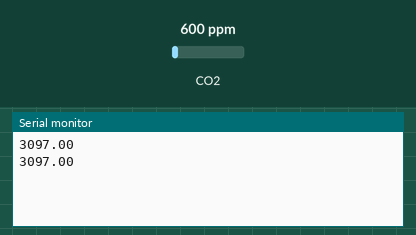
Recording of a sketch running on a simulated Arduino Uno, built with avr-gcc and run on an emulated ATmega328P. Parts: the last lines printed to the serial monitor. The test bench sets the inputs (shaded band); at power-on: CO2 600 ppm.

Above: at 1.8 s.
1.9 s: CO2 set to 452 ppm
At 2.8 s:
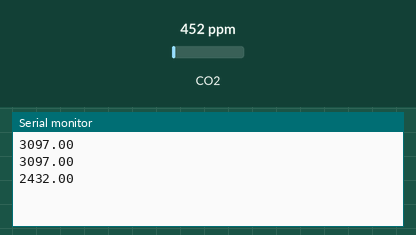
3.4 s: CO2 set to 1050 ppm
At 4.8 s:
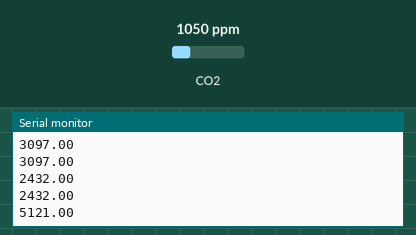
Timing chart, 0 to 6.4 s (numbered marks = the images above; inputs shaded):
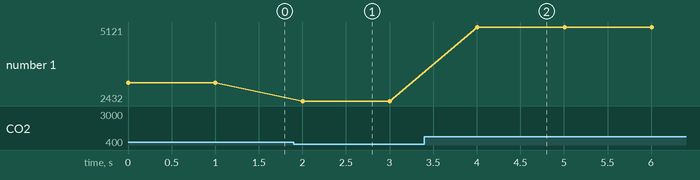

Measured:
- after the input at 1.9 s, the serial monitor: prints a new line after 0.10 s (image 1)
- after the input at 3.4 s, the serial monitor: prints a new line after 0.61 s (image 2)
- plotted number 1: 3097 → 2432 after the input at 1.9 s, 2432 → 5121 after the input at 3.4 s

The sketch:

mq135_final.ino
```cpp
#include "MQ135.h"
const int ANALOGPIN=5;
MQ135 gasSensor = MQ135(ANALOGPIN);
void setup(){
  Serial.begin(9600);      // sets the serial port to 9600
}
void loop(){
  float ppm = gasSensor.getPPM();

  float abppm = map(ppm,0,1023,400,5000);
  Serial.println(abppm);

  delay(1000);
}
```
